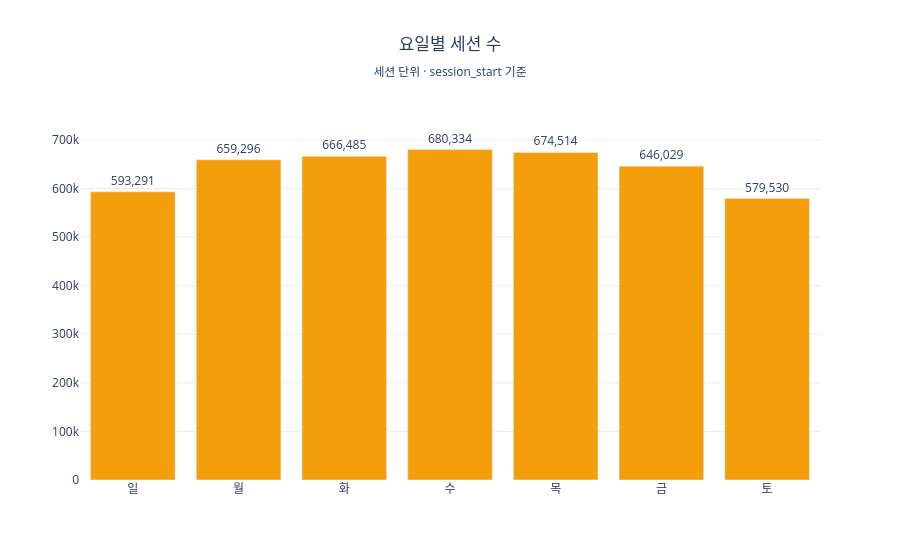

The code cell stored with this chart in its notebook:
### Code cell
y = dow['세션수']
fig = go.Figure(go.Bar(
    x=dow['요일'], y=y, marker_color='#F59E0B',
    text=y.map(lambda v: f"{v:,}"), textposition='outside',
))
fig.update_layout(
    title=dict(text='요일별 세션 수<br><sub>세션 단위 · session_start 기준</sub>', x=0.5, xanchor='center'),
    plot_bgcolor='white', yaxis=dict(gridcolor='#ececec', range=[0, y.max() * 1.15]),
)
fig.show()

### Figure 1 — Plotly figure (JSON) as saved in the notebook; plotly's stock layout.template omitted (floating-point values rounded to 4 significant figures)
{"data": [{"marker": {"color": "#F59E0B"}, "text": ["593,291", "659,296", "666,485", "680,334", "674,514", "646,029", "579,530"], "textposition": "outside", "type": "bar", "x": ["일", "월", "화", "수", "목", "금", "토"], "y": [593291, 659296, 666485, 680334, 674514, 646029, 579530]}], "layout": {"plot_bgcolor": "white", "title": {"text": "요일별 세션 수<br><sub>세션 단위 · session_start 기준</sub>", "x": 0.5, "xanchor": "center"}, "yaxis": {"gridcolor": "#ececec", "range": [0, 782400.0]}}}
